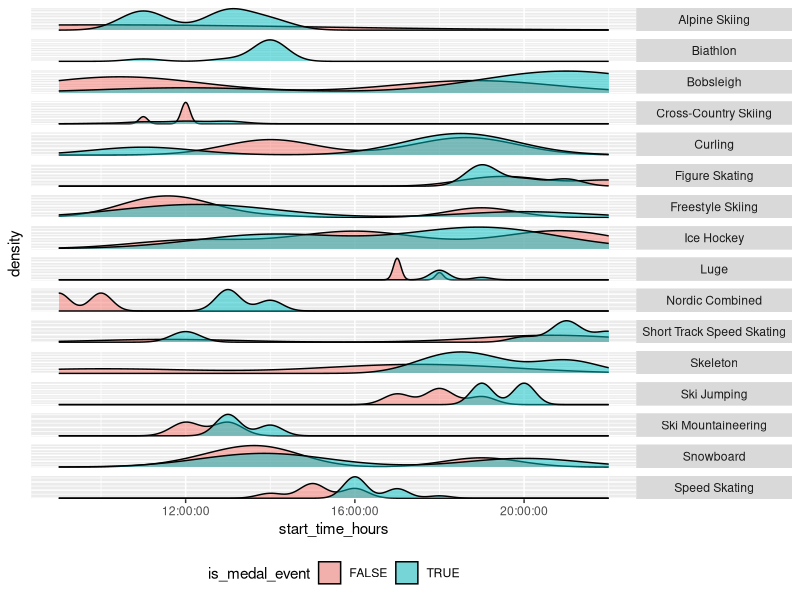

Reproduce this figure in R.
## ---- chunk 1
knitr::opts_chunk$set(echo = TRUE, message = FALSE, warning = FALSE)
library(tidyverse)
## ---- chunk 2

olympics_data <- read_csv("olympics_data.csv", show_col_types = FALSE)

## ---- chunk 3

olympics_data <- olympics_data |>
  mutate(is_final = grepl("FNL", event_code))

## ---- chunk 4
#| fig-height: 9
#| fig-width: 6 

olympics_data <- olympics_data |> 
  mutate(start_time_hours = start_datetime_local |>
         as_datetime(tz = "Europe/Rome") |>
         floor_date(unit = "hours"))
  date(olympics_data$start_time_hours) <- "1970-01-01"
olympics_data |>
  filter(is_final) |>
  ggplot(aes(x = start_time_hours, fill = is_medal_event)) +
  geom_density(alpha = 0.5) +
  facet_grid(rows = vars(discipline_name), scales = "free_y") +
  scale_x_time() +
  theme(axis.text.y = element_blank(),
  axis.ticks.y = element_blank(),
  strip.text.y = element_text(angle = 0),
  legend.position = "bottom")
